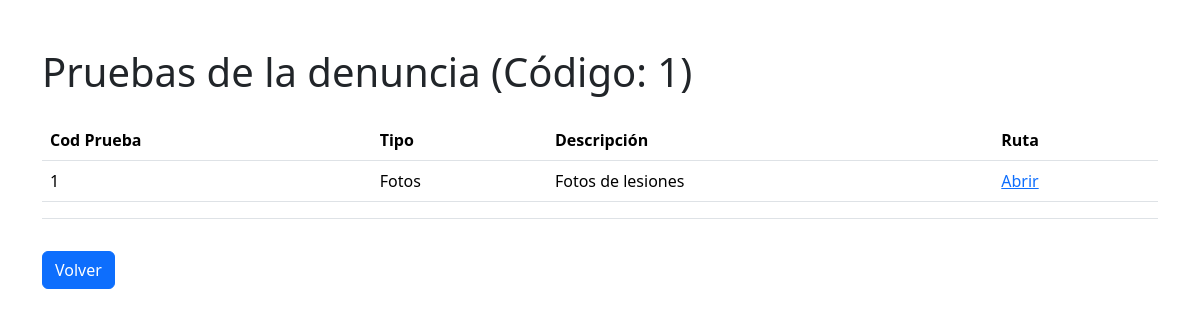
/controlador/pruebasInformacion.php?cod=1 (signed in), run on the app's committed database.
### tables this page shows
CREATE TABLE `incidente_prueba` (
  `codDenuncia` int(11) NOT NULL,
  `codPrueba` int(11) NOT NULL
);

CREATE TABLE `prueba` (
  `codPrueba` int(11) NOT NULL AUTO_INCREMENT,
  `tipo` varchar(40) DEFAULT NULL,
  `descripcion` varchar(500) DEFAULT NULL,
  `ruta` varchar(100) DEFAULT NULL,
  PRIMARY KEY (`codPrueba`)
);

### controlador/pruebasInformacion.php (called while the page is built, shortened)
<?php
$cod = $_GET['cod'];
include("../modelo/PruebaClase.php");
include("../modelo/Incidente_PruebaClase.php");
$carIP=new Incidente_Prueba($cod,"");
$resIP = $carIP->lista_especifica();
include("../vista/Reporte_denuncias/PruebasInformacion.php");
?>

### modelo/Incidente_PruebaClase.php (called while the page is built, shortened)
<?php
class Incidente_Prueba{
    private $codDenuncia;
    public function lista(){
        $db=new Conexion();
        $sql=$db->query("SELECT * FROM incidente_prueba");
        return ($sql);
    }public function lista_especifica(){
        $db=new Conexion();
        $sql=$db->query("SELECT * FROM incidente_prueba where codDenuncia=$this->codDenuncia");
        return ($sql);
    }
    public function setCodDenuncia($codDenuncia){
        $this->codDenuncia = $codDenuncia;
    }
}
?>

### modelo/PruebaClase.php (called while the page is built, shortened)
<?php
class Prueba{
    private $codPrueba;
    public function lista(){
        $db=new Conexion();
        $sql=$db->query("SELECT * FROM prueba");
        return ($sql);
    }public function lista_especifica(){
        $db=new Conexion();
        $sql=$db->query("SELECT * FROM prueba where codPrueba=$this->codPrueba");
        return ($sql);
    }
    public function setCodPrueba($codPrueba){
        $this->codPrueba=$codPrueba;
    }
}
?>

### vista/Reporte_denuncias/PruebasInformacion.php (the view, shortened to what this page needs)
<!DOCTYPE html>
<html lang="en">
<head>
    <link href="https://cdn.jsdelivr.net/npm/bootstrap@5.3.1/dist/css/bootstrap.min.css" rel="stylesheet">
</head>
<body>
<div class="container">
    <h1 class="mt-5">Pruebas de la denuncia (Código: <?php echo $cod; ?>)</h1>
    <?php
    if ($resIP->num_rows > 0) {
        echo '<table class="table mt-4">';
        echo '<thead class="thead-dark">';
        echo '<tr>';
        echo '<th scope="col">Cod Prueba</th>';
        echo '<th scope="col">Tipo</th>';
        echo '<th scope="col">Descripción</th>';
        echo '<th scope="col">Ruta</th>';
        echo '</tr>';
        echo '</thead>';
        echo '<tbody>';
        while ($rowIP = $resIP->fetch_assoc()) {
            $codPrueba = $rowIP['codPrueba'];
            $carPrueba = new Prueba($codPrueba, "", "", "");
            $resPrueba = $carPrueba->lista_especifica();
            $regPrueba = $resPrueba->fetch_assoc();
            $tipo = $regPrueba['tipo'];
            $descripcion = $regPrueba['descripcion'];
            $ruta = $regPrueba['ruta'];
            echo '<tr>';
            echo '<td>' . $codPrueba . '</td>';
            echo '<td>' . $tipo . '</td>';
            echo '<td>' . $descripcion . '</td>';
            echo '<td><a href="' . $ruta . '" target="_blank">Abrir</a></td>';
            echo '</tr>';
            echo '<tr>';
            echo '<td colspan="4" class="text-center">';
            echo '</td>';
            echo '</tr>';
        }
        echo '</tbody>';
        echo '</table>';
    } else {
        echo '<p class="mt-4">No se encontraron pruebas.</p>';
    }
    ?>
    <button type="button" class="btn btn-primary mt-3" onclick="window.location.href='../controlador/denunciaLista.php'">Volver</button>
</div>
</body>
</html>

### data on the page
incidente_prueba: codPrueba "1", codPrueba.tipo "Fotos", codPrueba.descripcion "Fotos de lesiones"

### other printed values
$cod "1"
